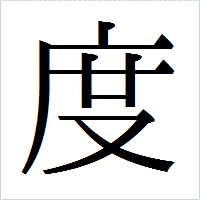
#> input picture 設計/LCD_Tmeter/文字/do.png, 200 x 200 px
$ python bitmapper.py
#> lines starting #> are read from the running program, lines starting #| are printed output that depends on the picture
#------------------------------------------------------
# ①　PNGを開く
# ②　96 x 96にリサイズ
# ③　各ピクセル値を取得
# ④　RGB888(各色8ビット) →　RGB565へ変換
# ⑤　C配列として書き出し
#------------------------------------------------------

# ①　画像を開く
from PIL import Image
img = Image.open("do.png").convert("RGB")
#> img is the input picture: PIL image 200x200 RGB; mean R, G, B 215.8, 215.9, 215.9

x_size = 24
y_size = 32

# ②　リサイズ
img = img.resize((x_size, y_size))
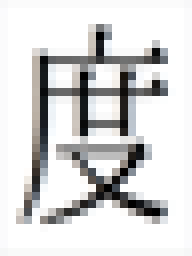
#> img: PIL image 24x32 RGB (shown 8 times larger); mean R, G, B 215, 215, 215.1

# ③　ピクセル走査
data = []
for y in range(y_size):
    for x in range(x_size):
        r, g, b = img.getpixel((x, y))

        # ④　RGB888 → RGB565変換
        # R = r & 1111 1000 (上位5ビット残し) << 8 (16ビット位置へ移動)
        # G = g & 1111 1100 (上位6ビット残し) << 3 (移動)
        # B = b << 3 (下位3ビット削る)
        # RRRRR GGGGGG BBBBB
        rgb565 = ((r & 0xF8) << 8) | ((g & 0xFC) << 3) | (b >> 3)
        data.append(rgb565)
#> after the loop, data = 768 values, max 65535 at index 25, min 0 at index 108, mean 55465.6

with open("do.h", "w") as f:
    # ヘッダ書き込み
    # uinit16_t：16ビット
    # PROGMEM：フラッシュメモリ保存
    f.write("const uint16_t kanji_do[24*32] PROGMEM = {\n")
    for i, v in enumerate(data):
        f.write(f"0x{v:04X},")      # 4文字括り(0xFFFF)で描画
        if (i+1) % 12 == 0:         # 12画素ずつ書き込み
            f.write("\n")
#> this loop made 768 passes
#> v on passes 1 to 3: 65503, 65503, 65503
    f.write("};")

$ run again, with 設計/LCD_Tmeter/文字/文字サイズ.png copied over 設計/LCD_Tmeter/文字/do.png
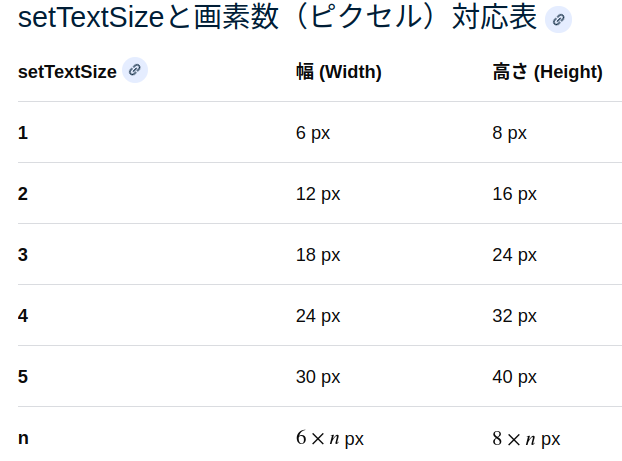
#> input picture 設計/LCD_Tmeter/文字/文字サイズ.png, 622 x 461 px
#> `img = img.resize((x_size, y_size))`:
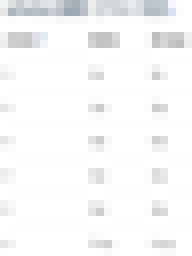
#> img: PIL image 24x32 RGB (shown 8 times larger); mean R, G, B 247.5, 247.9, 248.3
#> after the loop `for y in range(y_size):`: data = 768 values, max 65535 at index 22, min 40278 at index 32, mean 63908.1
#> the loop `for i, v in enumerate(data):` made 768 passes
#> v on passes 1 to 3: 63422, 57084, 52858
